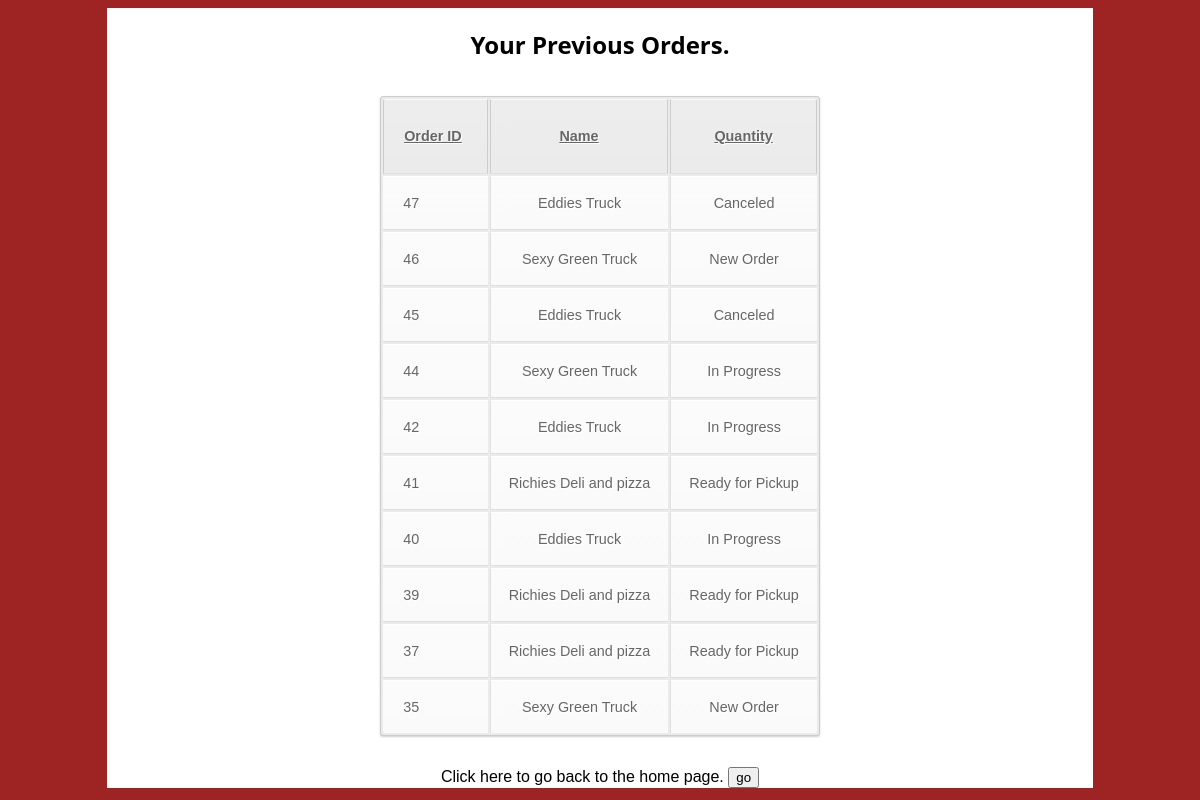
The page /currentorders.php (signed in) on the database its author committed.
### tables this page shows
CREATE TABLE IF NOT EXISTS `orders` (
`id` int(6) NOT NULL,
  `vendor_id` int(6) DEFAULT NULL,
  `customer_id` int(6) DEFAULT NULL,
  `status` varchar(50) DEFAULT NULL,
  `timestamp` timestamp NOT NULL DEFAULT CURRENT_TIMESTAMP
);

### customercheck.php (called while the page is built)
<?php
	if(isset($_SESSION['customerid']) && !empty($_SESSION['customerid'])) {
		$customerid = $_SESSION['customerid'];
	} else {
		header("location: owleats_home.php");
	}
?>

### currentorders.php (the view, shortened to what this page needs)
<?php
require("customercheck.php");
try
	{
	$con = new PDO("mysql:host=".CONST_HOST.";dbname=".CONST_DBNAME,CONST_USER,CONST_PASSWORD);
	$con->setAttribute(PDO::ATTR_ERRMODE, PDO::ERRMODE_EXCEPTION);
	$sqltotal = "select orders.id as 'OrderID', vendors.name, orders.status
	from orders, vendors, menus, items, customers
	where items.order_id = orders.id
	and items.vendor_id = vendors.id
	and items.menu_id = menus.id
	and items.customer_id = customers.id
	 and customers.id = :customerid
	 group by orders.id order by orders.id desc";
	$totalresults = $con->prepare($sqltotal);
	$totalresults->bindParam(":customerid", $customerid);
	$array = $totalresults->execute();
	$currorder = $totalresults->fetchAll();
	}
catch (Exception $e)
	{
	$error = $e->getMessage();
	echo $error;
	}
?>
<!DOCTYPE html>
<html>
    <head>
    	<link rel="stylesheet" type="text/css" href="css/view.css" media="all">
    </head>
    <body>
    <div id="content">
	<h2> Your Previous Orders.</h2>
	<center>
	<div class="table-container">
	<table id="currentorders">
		<tr>
			<th>Order ID</th>
			<th>Name</th>
			<th>Quantity</th>
		</tr>
		<?php
		$i = 0;
		while ($i < count($currorder)) {
			echo "<tr>";
					echo "<td>". $currorder[$i]['OrderID'] ."</td>" ;
					echo "<td>". $currorder[$i]['name']."</td>" ;
					echo "<td>". $currorder[$i]['status']."</td>" ;
			echo "</tr>";
			$i = $i + 1;
		}
		?>
		</table>
	</div>
		<form method="post" action="index.php">
	Click here to go back to the home page.
	<input type="submit" value="go"></input>
	</form>
	</center>
	</div>
	</body>
</html>

### css/view.css (style rules this page uses)
#home_page h1, h2 { text-align: center; }
body { font-family: 'Montserrat', sans-serif; background:#9E2424; }
th { text-decoration: underline; font-weight: 900; }
body { background:#9E2424; }
h2, h1, p { font-family: 'Open Sans', sans-serif; }
#content { width: 83.3333333%; min-height: 760px; margin: 0 auto; background: white; overflow: hidden; }
#currentorder td, th { border: 1px solid #CCC; height: 30px; }
#vendor, #readyorderstable td, th { border: 1px solid #CCC; height: 30px; }
#currentorders { font-family:Arial, Helvetica, sans-serif; color:#666; font-size: .9em; text-shadow: 1px 1px 0px #fff; background:#eaebec; margin:15px; border:#ccc 1px solid; -moz-border-radius:3px; -webkit-border-radius:3px; border-radius:3px; -moz-box-shadow: 0 1px 2px #d1d1d1; -webkit-box-shadow: 0 1px 2px #d1d1d1; box-shadow: 0 1px 2px #d1d1d1; }
#currentorders th { padding:21px 25px 22px 25px; border-top:1px solid #fafafa; border-bottom:1px solid #e0e0e0; background: #ededed; background: -webkit-gradient(linear, left top, left bottom, from(#ededed), to(#ebebeb)); background: -moz-linear-gradient(top, #ededed, #ebebeb); }
#currentorders th:first-child { text-align: left; padding-left:20px; }
#currentorders tr:first-child th:first-child { -moz-border-radius-topleft:3px; -webkit-border-top-left-radius:3px; border-top-left-radius:3px; }
#currentorders tr:first-child th:last-child { -moz-border-radius-topright:3px; -webkit-border-top-right-radius:3px; border-top-right-radius:3px; }
#currentorders tr { text-align: center; padding-left:20px; }
#currentorders tr td:first-child { text-align: left; padding-left:20px; border-left: 0; }
#currentorders tr td { padding:18px; border-top: 1px solid #ffffff; border-bottom:1px solid #e0e0e0; border-left: 1px solid #e0e0e0; background: #fafafa; background: -webkit-gradient(linear, left top, left bottom, from(#fbfbfb), to(#fafafa)); background: -moz-linear-gradient(top, #fbfbfb, #fafafa); }
#currentorders tr:last-child td { border-bottom:0; }
#currentorders tr:last-child td:first-child { -moz-border-radius-bottomleft:3px; -webkit-border-bottom-left-radius:3px; border-bottom-left-radius:3px; }
#currentorders tr:last-child td:last-child { -moz-border-radius-bottomright:3px; -webkit-border-bottom-right-radius:3px; border-bottom-right-radius:3px; }
.table-container { width: 100%; overflow-y: auto; _overflow: auto; margin: 0 0 1em; }

### rows shown on the page
orders: id "47", name "Eddies Truck", status "Canceled"
orders: id "46", name "Sexy Green Truck", status "New Order"
orders: id "45", name "Eddies Truck", status "Canceled"
orders: id "44", name "Sexy Green Truck", status "In Progress"
orders: id "42", name "Eddies Truck", status "In Progress"
orders: id "41", name "Richies Deli and pizza", status "Ready for Pickup"
orders: id "40", name "Eddies Truck", status "In Progress"
orders: id "39", name "Richies Deli and pizza", status "Ready for Pickup"
orders: id "37", name "Richies Deli and pizza", status "Ready for Pickup"
orders: id "35", name "Sexy Green Truck", status "New Order"
